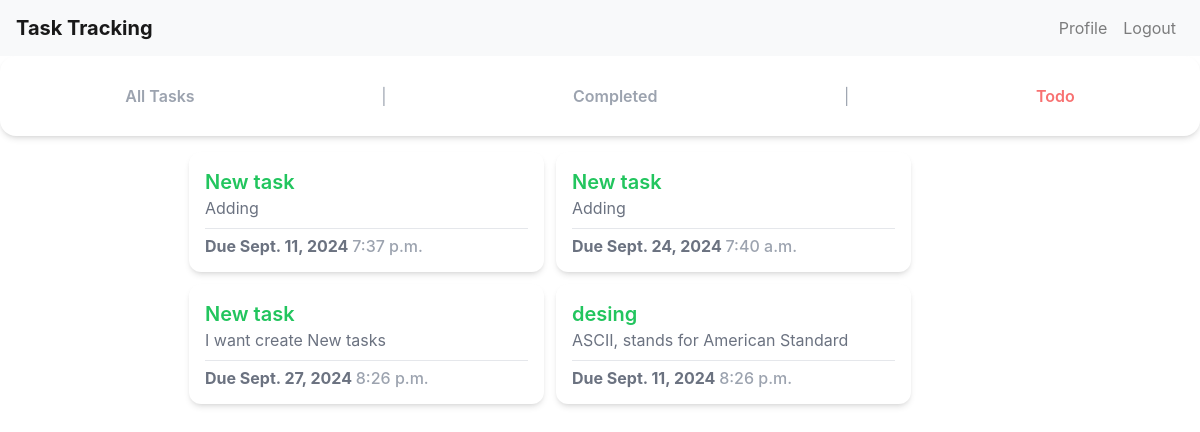
/remaining, run on an earlier commit of the app's database.
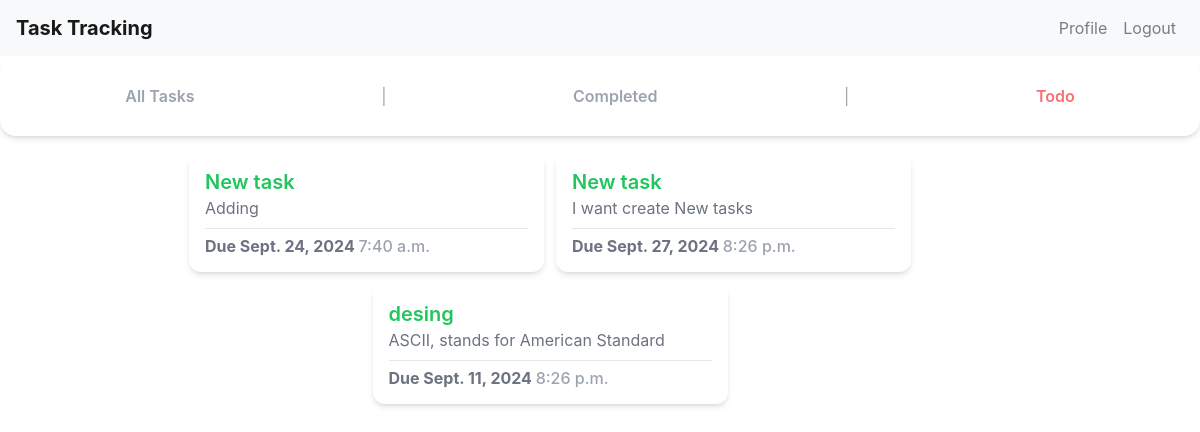
And on a later commit of the database.
### task_tracking_app/models.py (models this page shows, shortened)
class TaskNew(models.Model):
    title = models.CharField(max_length=35)
    description = models.TextField(null=True, blank=True)
    due_date = models.DateField()
    due_time = models.TimeField()
    completed = models.BooleanField(default=False)

### task_tracking_app/views.py (the view)
# urls.py: path('remaining', views.remaining, name='remaining'),
def remaining(request):
    remaining_tasks = TaskNew.objects.filter(completed=False)
    return render(request, 'remaining.html', {
        'tasks': remaining_tasks,
    })

### task_tracking_app/templates/remaining.html (shortened to what this page needs)
{% include 'base.html' %}
{% include 'remaining_nav.html' %}
{% block content %}
    <section
      class="flex flex-1 flex-wrap justify-center gap-3 bg-[#fff0] w-12/12 md:w-11/12 h-full mb-3 rounded-2xl p-3 overflow-y-auto scrollbar-hide"
    >
      {% for task in tasks %}
      <div
        class="w-[355px] shadow-md flex flex-col bg-white h-[120px] rounded-xl p-3"
      >
        <div class="flex flex-row justify-between">
          <div>
            <a href="{% url 'task_detail' task.id %}">
              <h1 class="text-green-500 font-semibold text-xl">
                {{ task.title }}
              </h1>
            </a>
            <p class="text-gray-500 text-md">
              {{ task.description | slice:":35" }}
            </p>
          </div>
        </div>
        <hr class="border-t border-gray-200 my-2" />
        <div class="flex flex-row justify-between">
          <h2 class="text-gray-500 font-bold">
            Due {{ task.due_date }} <span class="font-medium text-gray-400">{{ task.due_time }}</span>
          </h2>
        </div>
      </div>
      {% endfor %}
    </section>
{% endblock content %}

What changed in the data, as far as the page shows it:
removed TaskNew: title "New task", description "Adding", due_date "Sept. 11, 2024", due_time "7:37 p.m."
